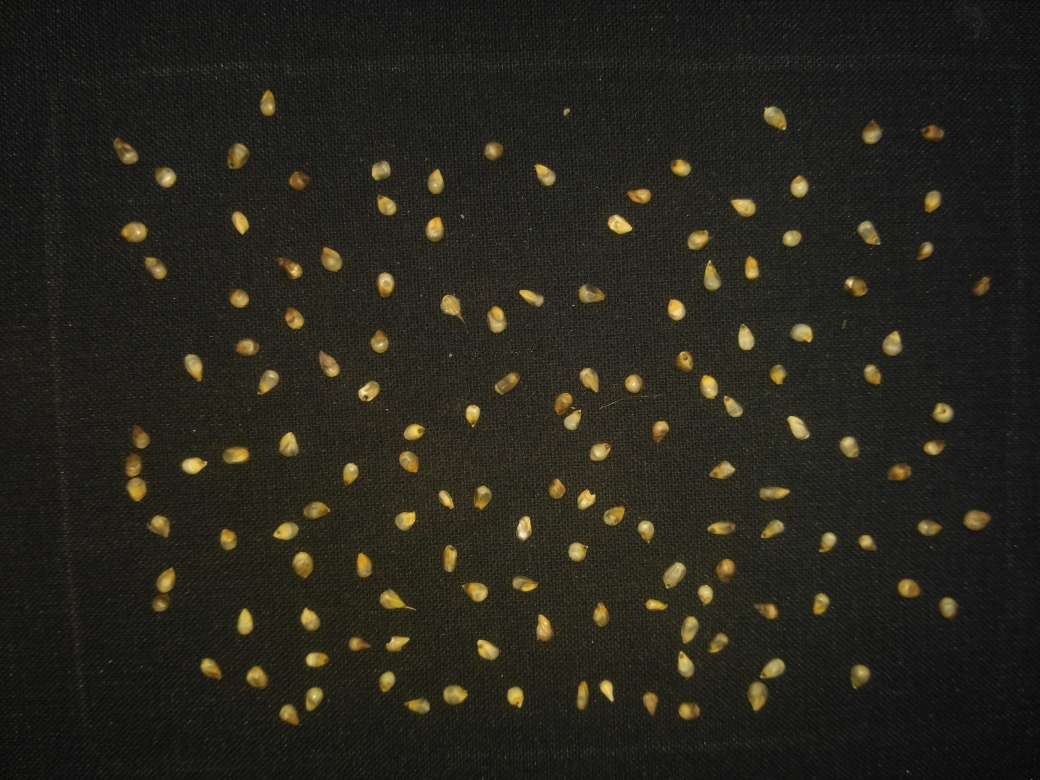
#> input picture Images/bajra3.jpg, 4160 x 3120 px (shown at 1/4 size)
$ python analysis.py
#> lines starting #> are read from the running program, lines starting #| are printed output that depends on the picture; after the words box and inside, x2 and y2 are one past the last pixel; in counts of white or black regions, pixels touching at a corner belong together
import numpy as np
import cv2
from matplotlib import pyplot as plt
import pandas as pd


img = cv2.imread('Images/bajra3.jpg',1)
#> img is the input picture: shape (3120, 4160, 3); mean B, G, R 28.5, 37, 39
gray = cv2.cvtColor(img, cv2.COLOR_BGR2GRAY)
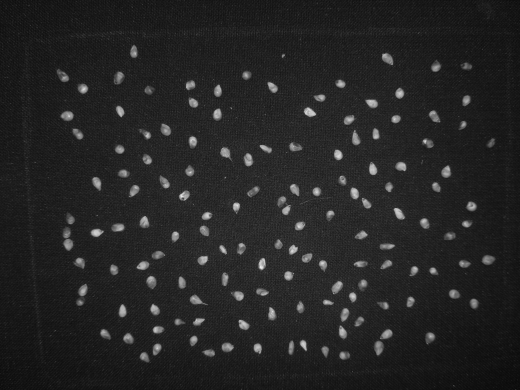
#> gray: shape (3120, 4160) (shown at 1/8 size); min 0, max 254, mean 36.7
# plt.hist(img.ravel(),256,[0,256]); plt.show()
ret, thresh = cv2.threshold(gray, 68, 255, cv2.THRESH_BINARY)
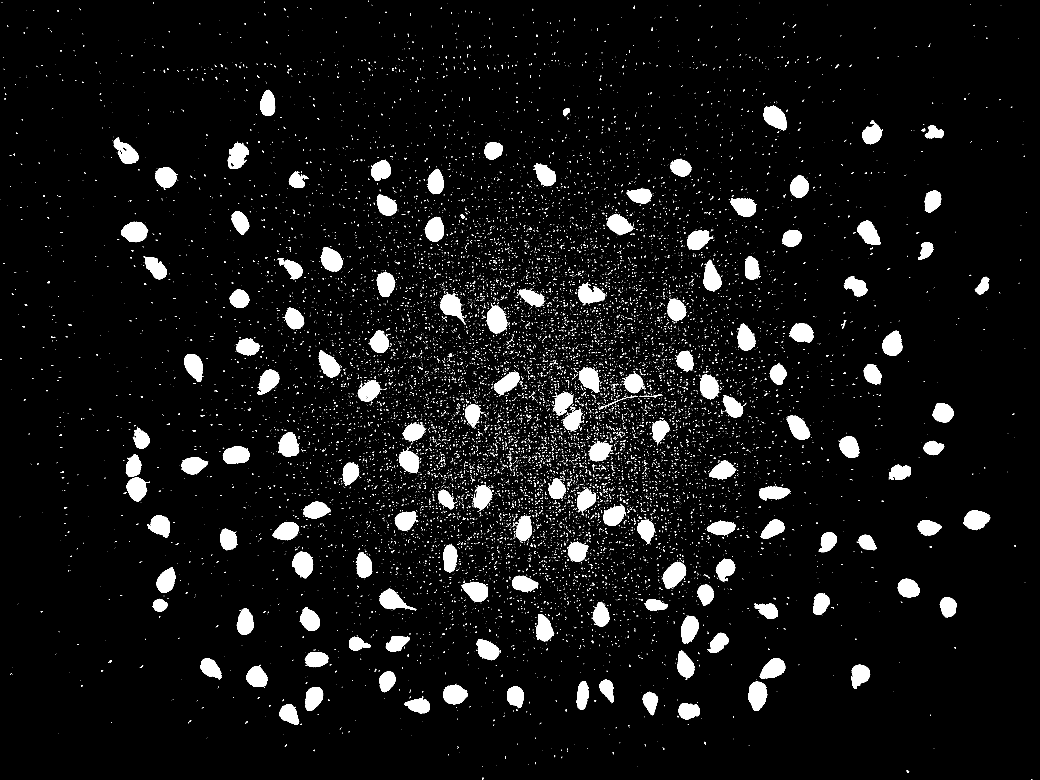
#> thresh: shape (3120, 4160) (shown at 1/4 size); 5.8% white; 17286 white regions (16479 under 20 px)

i=0
# contours drawing
contours, hierarchy = cv2.findContours(thresh, cv2.RETR_TREE, cv2.CHAIN_APPROX_SIMPLE)
#> contours = 17698 contours, 17446 with area under 20; largest, box (x1, y1, x2, y2) and area: (2651, 2248, 2745, 2356) 6426, (1946, 1221, 2031, 1334) 6392, (2992, 2726, 3070, 2844) 6360, (484, 887, 593, 969) 6254, (1168, 2206, 1253, 2313) 6174
for cnt in contours:
	if cv2.contourArea(cnt) > 500:
		i+=1
		cv2.drawContours(img, [cnt], -1, (0,255,0), 3)
#> this loop made 17698 passes
#> cnt on passes 1, 5, 6: [[1930, 3119]], [[1929, 3066], [1928, 3067], [1929, 3067]], [[2548, 3065]]
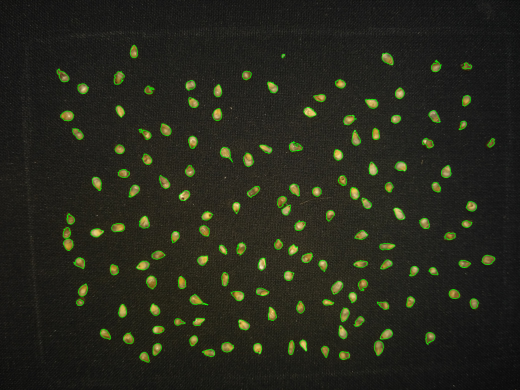
#> img: shape (3120, 4160, 3) (shown at 1/8 size); mean B, G, R 28, 39.5, 37.8
#> after the loop, i = 141
print(i)
#| 141

# img = thresh
scale_percent = 20 # percent of original size
width = int(img.shape[1] * scale_percent / 100)
height = int(img.shape[0] * scale_percent / 100)
dim = (width, height)
# resize image
resized = cv2.resize(img, dim, interpolation = cv2.INTER_AREA)
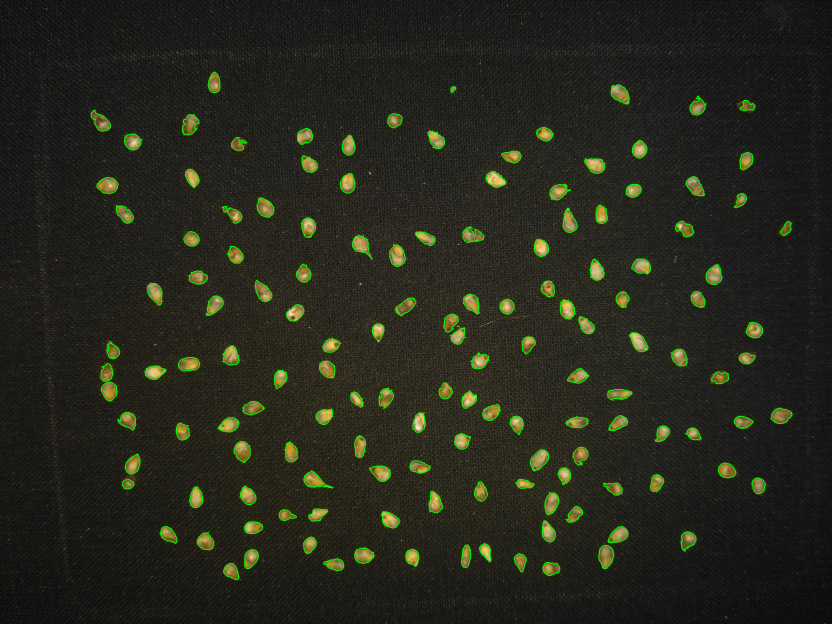
#> resized: shape (624, 832, 3); mean B, G, R 28, 39.5, 37.8
cv2.imshow('image',resized)


# cv2.imshow('image',img)
cv2.waitKey(0)
#> (the run stopped early here; a loop or call above may not have finished)

$ run again, with Images/bajra1.jpg copied over Images/bajra3.jpg
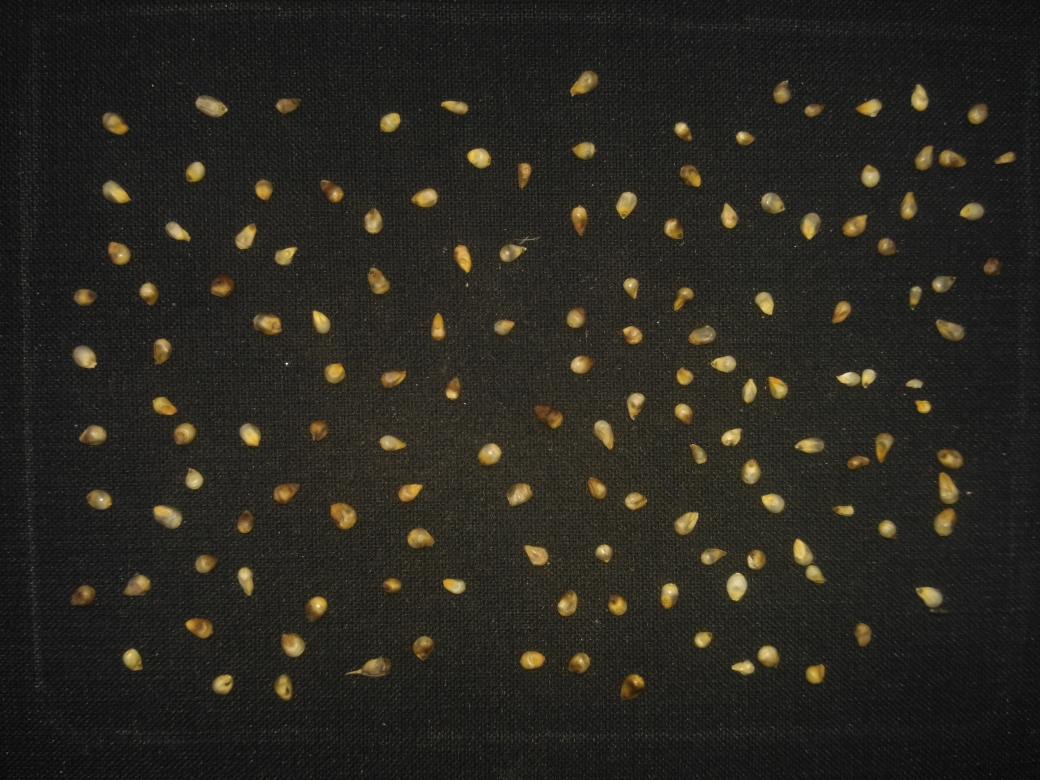
#> input picture Images/bajra1.jpg, 4160 x 3120 px (shown at 1/4 size)
#> img is the input picture: shape (3120, 4160, 3); mean B, G, R 31.5, 38.3, 40.6
#> `ret, thresh = cv2.threshold(gray, 68, 255, cv2.THRESH_BINARY)`:
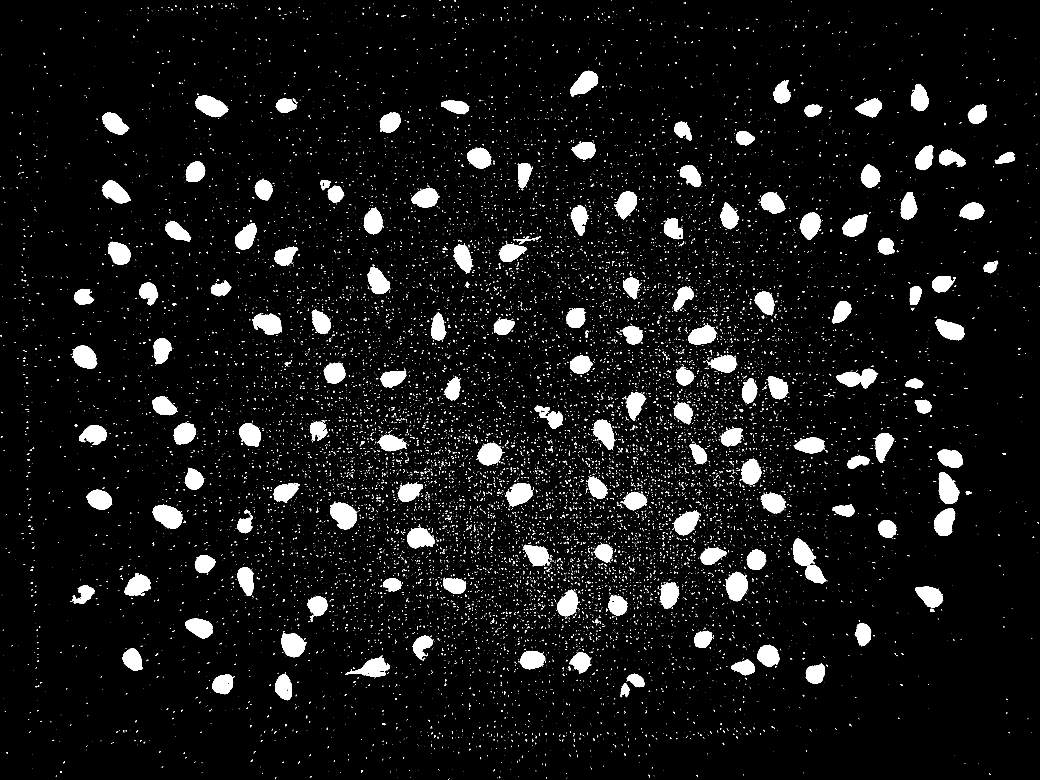
#> thresh: shape (3120, 4160) (shown at 1/4 size); 6.3% white; 17718 white regions (16487 under 20 px)
#> contours = 18147 contours, 17794 with area under 20; largest, box (x1, y1, x2, y2) and area: (1320, 2008, 1427, 2118) 7908, (609, 2021, 730, 2115) 7690, (780, 382, 913, 469) 7314, (2901, 2289, 2992, 2405) 7234, (3755, 1889, 3838, 2016) 7154
#> the loop `for cnt in contours:` made 18147 passes
#> cnt on passes 1 to 3: [[1795, 3116], [1795, 3119]], [[1796, 3114], [1797, 3114]], [[2266, 3112], [2266, 3113]]
#> after the loop `for cnt in contours:`: i = 146
#| 146
#> `resized = cv2.resize(img, dim, interpolation = cv2.INTER_AREA)`:
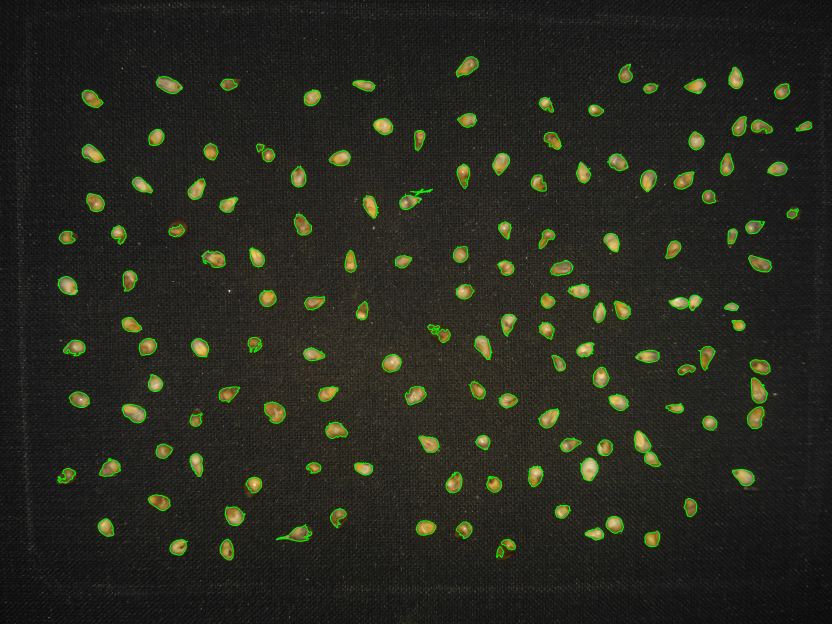
#> resized: shape (624, 832, 3); mean B, G, R 30.9, 41, 39.3

$ run again, with Images/bajra2.jpg copied over Images/bajra3.jpg
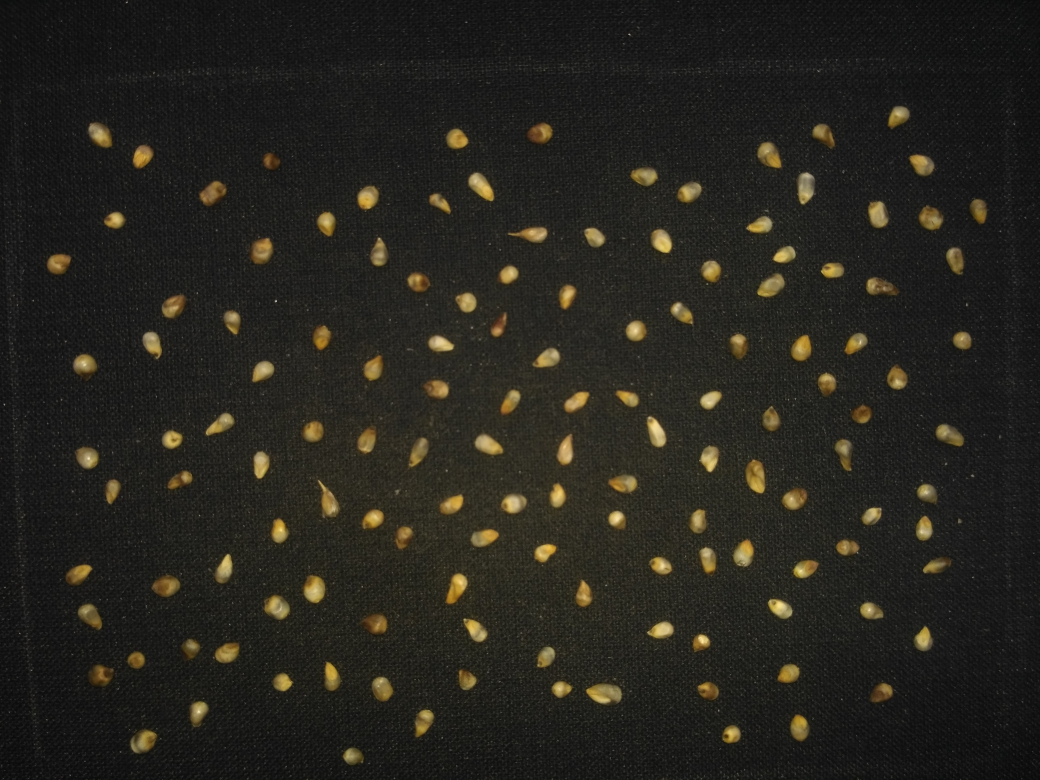
#> input picture Images/bajra2.jpg, 4160 x 3120 px (shown at 1/4 size)
#> img is the input picture: shape (3120, 4160, 3); mean B, G, R 29.7, 36.2, 38
#> `ret, thresh = cv2.threshold(gray, 68, 255, cv2.THRESH_BINARY)`:
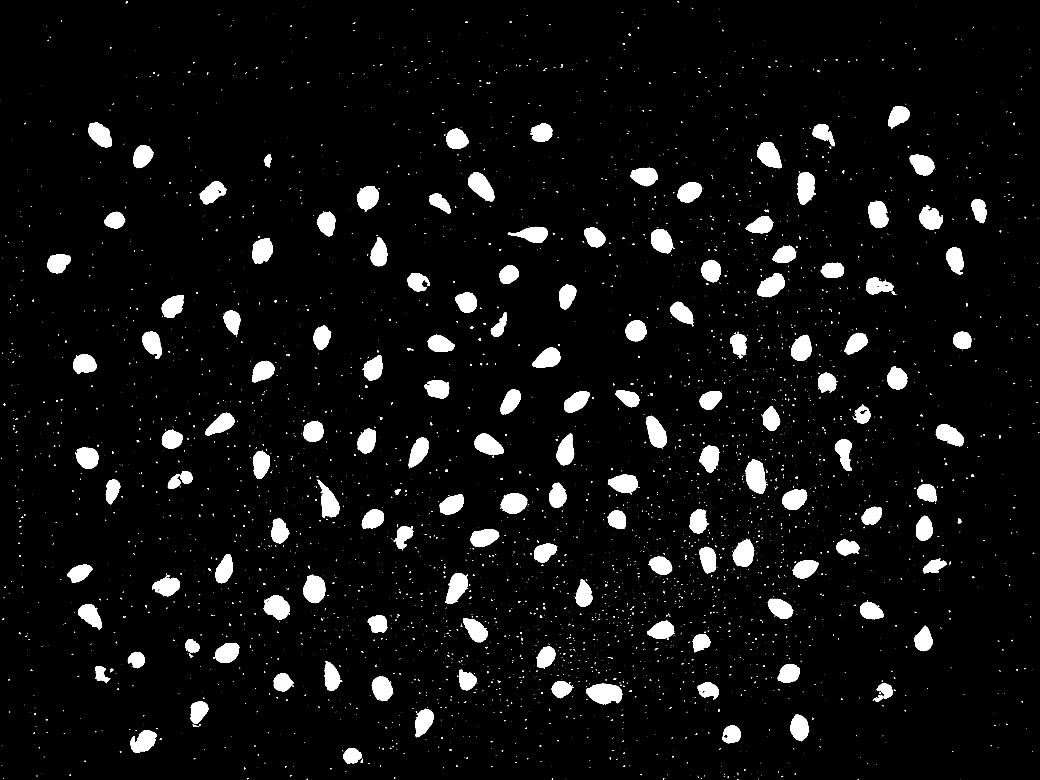
#> thresh: shape (3120, 4160) (shown at 1/4 size); 5.6% white; 4110 white regions (3649 under 20 px)
#> contours = 4351 contours, 4095 with area under 20; largest, box (x1, y1, x2, y2) and area: (2344, 2735, 2490, 2818) 8634, (2981, 1837, 3062, 1975) 8072, (1214, 2298, 1302, 2413) 7376, (1872, 689, 1977, 805) 7114, (1057, 2380, 1160, 2479) 7010
#> the loop `for cnt in contours:` made 4351 passes
#> cnt on passes 1, 2, 5: [[1228, 3118], [1227, 3119], [1228, 3119]], [[3841, 3117]], [[2208, 3115], [2207, 3116], [2208, 3116]]
#> after the loop `for cnt in contours:`: i = 137
#| 137
#> `resized = cv2.resize(img, dim, interpolation = cv2.INTER_AREA)`:
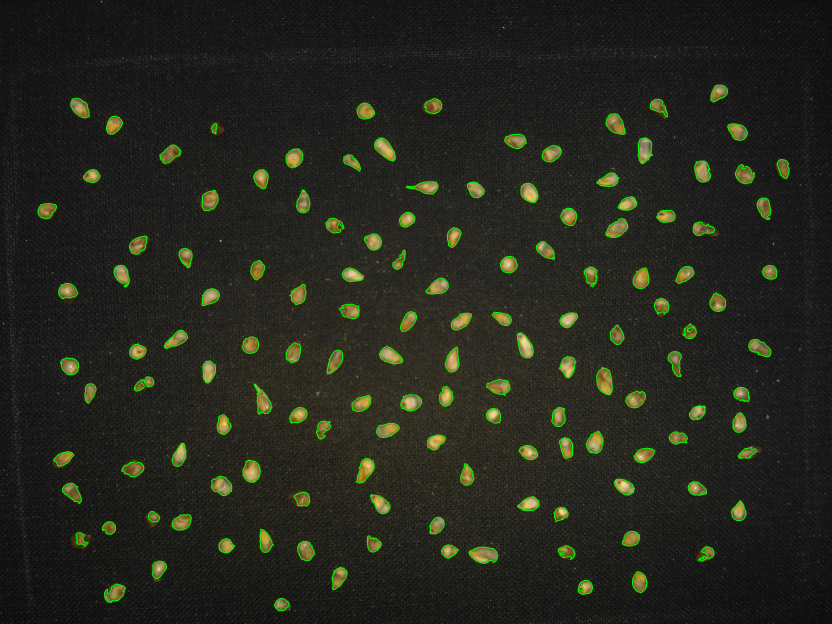
#> resized: shape (624, 832, 3); mean B, G, R 29.2, 38.8, 36.8
